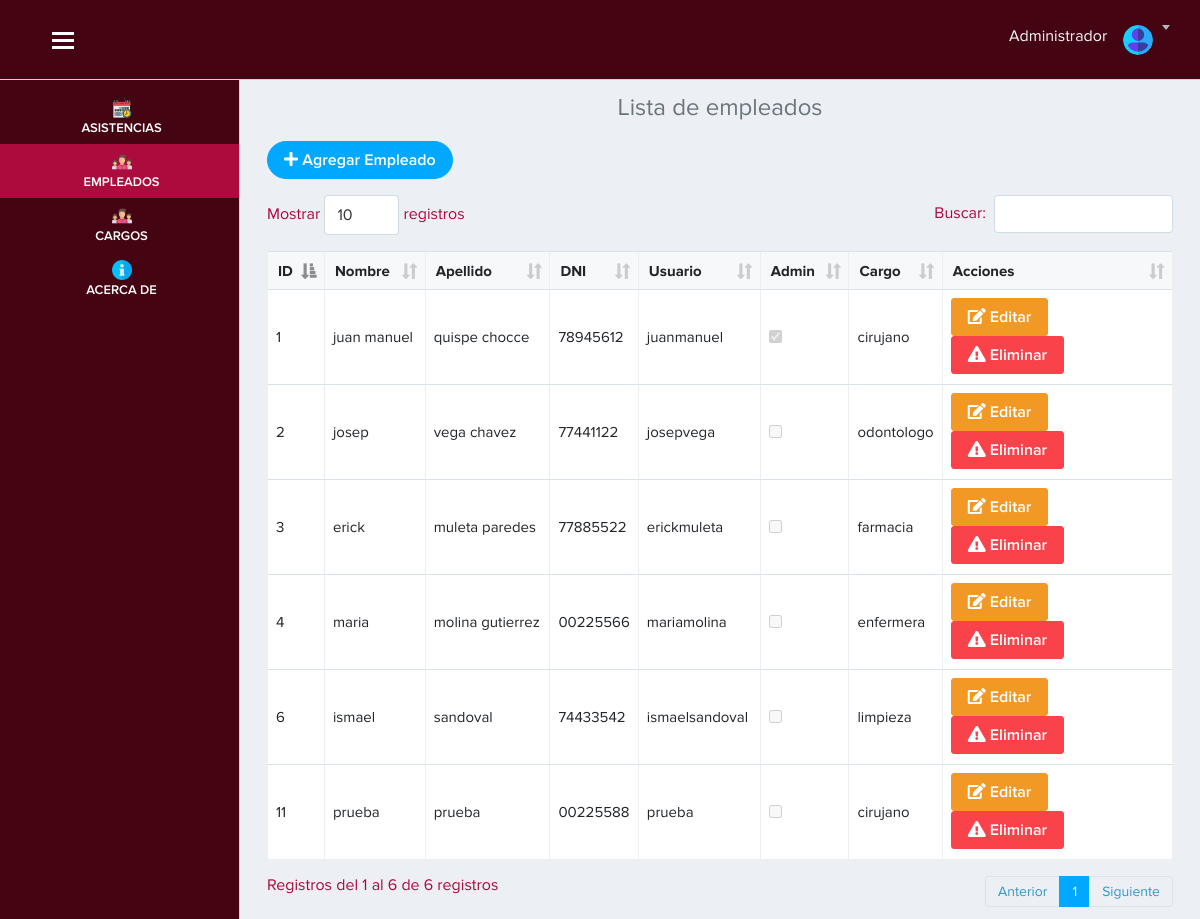
/vista/empleado.php (signed in), run on the app's committed database.
### tables this page shows
CREATE TABLE `empleado` (
  `id_empleado` int(11) NOT NULL AUTO_INCREMENT,
  `nombre` varchar(100) DEFAULT NULL,
  `apellido` varchar(255) DEFAULT NULL,
  `dni` varchar(255) NOT NULL,
  `cargo` int(11) NOT NULL,
  `usuario` varchar(100) NOT NULL,
  `password` varchar(255) NOT NULL,
  `is_admin` tinyint(1) NOT NULL DEFAULT '0',
  PRIMARY KEY (`id_empleado`),
  UNIQUE KEY `dni_unique` (`dni`),
  KEY `fk1` (`cargo`),
  CONSTRAINT `fk1` FOREIGN KEY (`cargo`) REFERENCES `cargo` (`id_cargo`) ON DELETE CASCADE
);

CREATE TABLE `cargo` (
  `id_cargo` int(11) NOT NULL AUTO_INCREMENT,
  `nombre` varchar(100) DEFAULT NULL,
  PRIMARY KEY (`id_cargo`)
);

### vista/empleado.php (the view, shortened to what this page needs)
<?php require('./layout/topbar.php'); ?>
<?php require('./layout/sidebar.php'); ?>
<div class="page-content">
    <div class="container-fluid">
        <h4 class="text-center text-secondary">Lista de empleados</h4>
        <?php
        include "../controlador/controlador_modificar_empleado.php";
        include "../controlador/controlador_eliminar_empleado.php";
        try {
            $sql = $conexion->query("SELECT
                empleado.id_empleado,
                empleado.nombre,
                empleado.apellido,
                empleado.dni,
                empleado.usuario,
                empleado.cargo,
                empleado.is_admin,
                cargo.nombre AS nom_cargo
                FROM empleado
                INNER JOIN cargo ON empleado.cargo = cargo.id_cargo
            ");
        } catch (Exception $e) {
            echo "<div class='alert alert-danger'>Error al cargar los datos: " . $e->getMessage() . "</div>";
        }
        ?>
        <div class="row mb-3">
            <div class="col-12">
                <a href="registro_empleado.php" class="btn btn-primary btn-rounded">
                    <i class="fas fa-plus"></i> Agregar Empleado
                </a>
            </div>
        </div>
        <div class="row">
            <div class="col-12">
                <div class="table-responsive">
                    <table class="table table-bordered table-hover w-100" id="example">
                        <thead>
                            <tr>
                                <th scope="col">ID</th>
                                <th scope="col">Nombre</th>
                                <th scope="col">Apellido</th>
                                <th scope="col">DNI</th>
                                <th scope="col">Usuario</th>
                                <th scope="col">Admin</th>
                                <th scope="col">Cargo</th>
                                <th scope="col">Acciones</th>
                            </tr>
                        </thead>
                        <tbody>
                            <?php
                            if ($sql) {
                                while ($datos = $sql->fetch_object()) {
                            ?>
                                <tr>
                                    <td><?= $datos->id_empleado ?></td>
                                    <td><?= $datos->nombre ?></td>
                                    <td><?= $datos->apellido ?></td>
                                    <td><?= $datos->dni ?></td>
                                    <td><?= $datos->usuario ?></td>
                                    <td>
                                        <input type="checkbox" disabled <?= ($datos->is_admin == 1) ? 'checked' : '' ?>>
                                    </td>
                                    <td><?= $datos->nom_cargo ?></td>
                                    <td>
                                        <a href="" data-toggle="modal" data-target="#exampleModal<?= $datos->id_empleado ?>" class="btn btn-warning">
                                            <i class="fas fa-edit"></i> Editar
                                        </a>
                                        <a href="empleado.php?id=<?= $datos->id_empleado ?>" onclick="advertencia(event)" class="btn btn-danger">
                                            <i class="fas fa-exclamation-triangle"></i> Eliminar
                                        </a>
                                    </td>
                                </tr>
     <?php
                                }
                            }
                            ?>
                        </tbody>
                    </table>
                </div>
            </div>
        </div>
    </div>
</div>
<?php require('./layout/footer.php'); ?>

### vista/layout/topbar.php (style rules this page uses)
.page-content { margin-top: 70px; }

### data on the page
empleado: id_empleado "1", nombre "juan manuel", apellido "quispe chocce", dni "78945612", usuario "juanmanuel", is_admin "☑", cargo.nombre "cirujano"
empleado: id_empleado "2", nombre "josep", apellido "vega chavez", dni "77441122", usuario "josepvega", cargo.nombre "odontologo"
empleado: id_empleado "3", nombre "erick", apellido "muleta paredes", dni "77885522", usuario "erickmuleta", cargo.nombre "farmacia"
empleado: id_empleado "4", nombre "maria", apellido "molina gutierrez", dni "00225566", usuario "mariamolina", cargo.nombre "enfermera"
empleado: id_empleado "6", nombre "ismael", apellido "sandoval", dni "74433542", usuario "ismaelsandoval", cargo.nombre "limpieza"
empleado: id_empleado "11", nombre "prueba", apellido "prueba", dni "00225588", usuario "prueba", cargo.nombre "cirujano"
